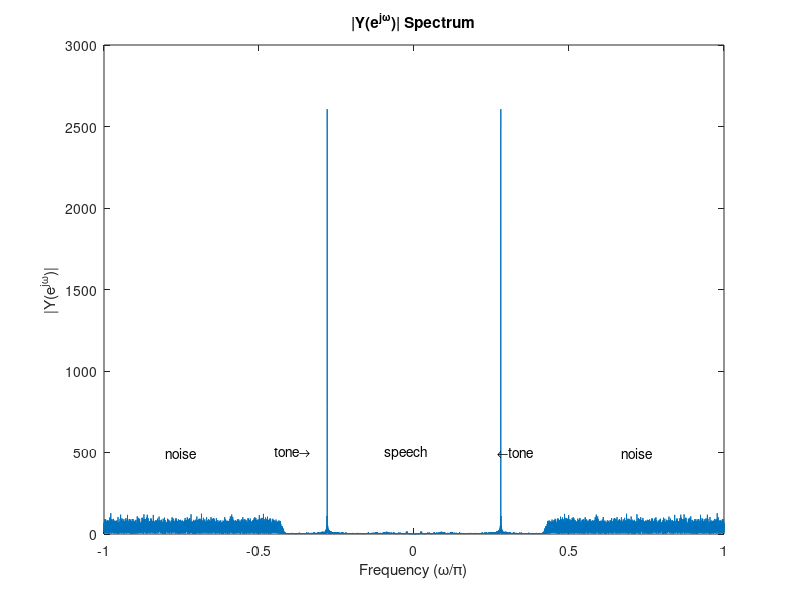
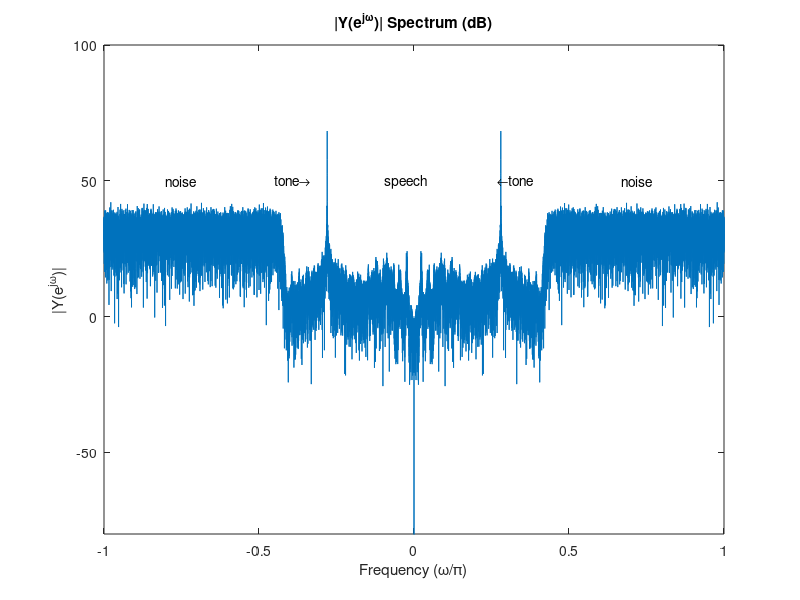
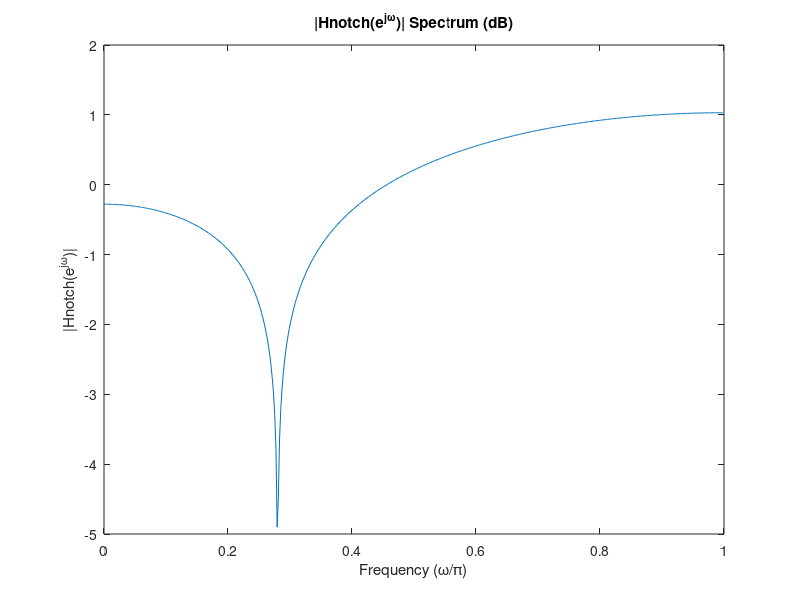
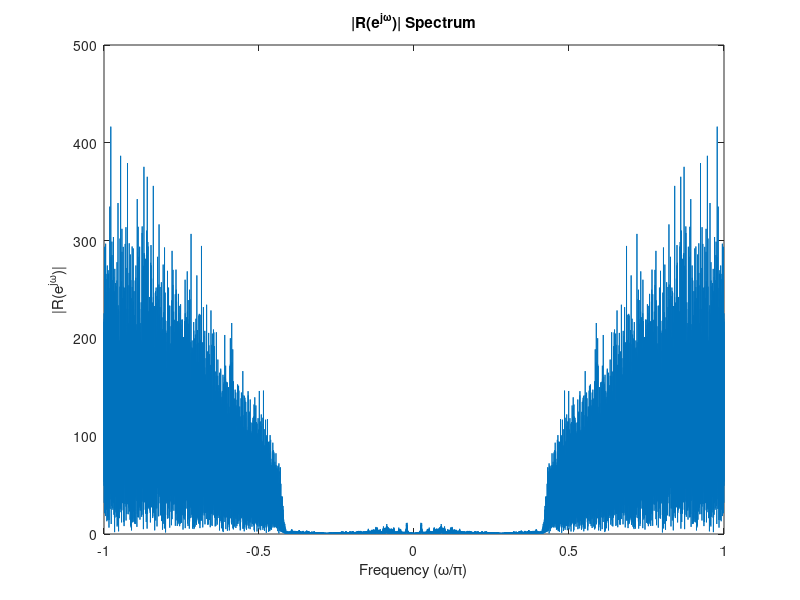

Here is the MATLAB script that generated these plots, in order:
% Joel Marte
% Sarnoh W Lepolu
% ECE320
% MATLAB Projet 2

% 3.2 tutorial: freqz
% (2a)
clc, clear;
a = [1, -.8];
b = [2 0 -1];

% (2b)
n1 = 4;
n2 = 4;

[H1, omega1] = freqz(b, a, n1);
[H2, omega2] = freqz(b, a, n2, 'whole');
H1; omega1;
% (2c)
H2;
omega2;

%%% (a)
load('group9.mat')
soundsc(y, 10000)
fs = 10000;
% set fft size to be the power of 2 greater than the signal length
Nfft = 2^ceil(log2(length(y)));
% fftshift reorders the values of the DTFT to go from -pi to pi
Y =fftshift(fft(y, Nfft));
% set appropriate omega samples for X from -pi to pi
omegaX = (0:(Nfft-1))*(2*pi/Nfft)-pi;

figure(1)
clf
% plot magnitude samples vs frequency normalized by pi
plot(omegaX/pi, abs(Y));
noise = text(-.8, 500, 'noise'); noise2 = text(.67, 500, 'noise');
speech = text(-.095, 500, 'speech');
tone = text(-.45, 500, 'tone\rightarrow'); tone2 = text(.27, 500, '\leftarrowtone');
xlabel('Frequency (\omega/\pi)')
ylabel('|Y(e^{j\omega})|')
title('|Y(e^{j\omega})| Spectrum')

figure(2)
plot(omegaX/pi, 20*log10(abs(Y)));
dBnoise = text(-.8, 50, 'noise'); dBnoise2 = text(.67, 50, 'noise');
dBspeech = text(-.095, 50, 'speech');
dBtone = text(-.45, 50, 'tone\rightarrow'); dBtone2 = text(.27, 50, '\leftarrowtone');
xlabel('Frequency (\omega/\pi)')
ylabel('|Y(e^{j\omega})|')
title('|Y(e^{j\omega})| Spectrum (dB)')
ylim([-80 100])




%%% (c)

Wn=0.280029*pi;
hnotch = [1 -2*cos(Wn) 1];
[Hnotch, omegaHnotch] = freqz(hnotch, 1);

% frequency response of notch filter

figure(3)
plot(omegaHnotch/pi, 2*log10(abs(Hnotch)));
xlabel('Frequency (\omega/\pi)')
ylabel('|Hnotch(e^{j\omega})|')
title('|Hnotch(e^{j\omega})| Spectrum (dB)')

%%% (d)

% run y signal through notch filter to remove tone
r = filter(hnotch, 1, y);
 soundsc(r, fs)
% The tone is comepletely gone

NfftR = 2^ceil(log2(length(r)));

R =fftshift(fft(r, NfftR));
omegaR = (0:(NfftR-1))*(2*pi/NfftR)-pi;



figure(4)
plot(omegaR/pi, abs(R));
xlabel('Frequency (\omega/\pi)')
ylabel('|R(e^{j\omega})|')
title('|R(e^{j\omega})| Spectrum')

%%% (e)
alpha = 0.416809; % cut-off frequency to remove noise based of Fig.1
hlpf = fir1(100, alpha);

NfftHlpf = 2^ceil(log2(length(hlpf)));

Hlpf =fftshift(fft(hlpf, NfftHlpf));

omegaHlpf = (0:(NfftHlpf-1))*(2*pi/NfftHlpf)-pi;


figure(5)
plot(omegaHlpf/pi, abs(Hlpf));
xlabel('Frequency (\omega/\pi)')
ylabel('|Hlpf(e^{j\omega})|')
title('|Hlpf(e^{j\omega})| Spectrum')

%%% (f)
s = filter(hlpf, 1, r);
soundsc(s, fs)
% The voice says, "It was the best of times, it was the worst of times"
% I do still hear a faint noise in the backgroud

NfftS = 2^ceil(log2(length(s)));

S =fftshift(fft(s, NfftS));
omegaS = (0:(NfftS-1))*(2*pi/NfftS)-pi;



figure(6)
plot(omegaS/pi, abs(S));
xlabel('Frequency (\omega/\pi)')
ylabel('|S(e^{j\omega})|')
title('|S(e^{j\omega})| Spectrum')

% (g)
hcombo = conv(hlpf, hnotch);

NfftHcombo = 2^ceil(log2(length(hcombo)));

Hcombo = fftshift(fft(hcombo, NfftHcombo));
omegaHcombo = (0:(NfftHcombo-1))*(2*pi/NfftHcombo)-pi;

figure(7)
plot(omegaHcombo/pi, abs(Hcombo));
xlabel('Frequency (\omega/\pi)')
ylabel('|Hcombo(e^{j\omega})|')
title('|Hcombo(e^{j\omega})| Spectrum')

s2 = filter(hcombo, 1, y);
% soundsc(s2, fs)

% Yes, s2 removed the tone and the noise. It sounds just like the s.




